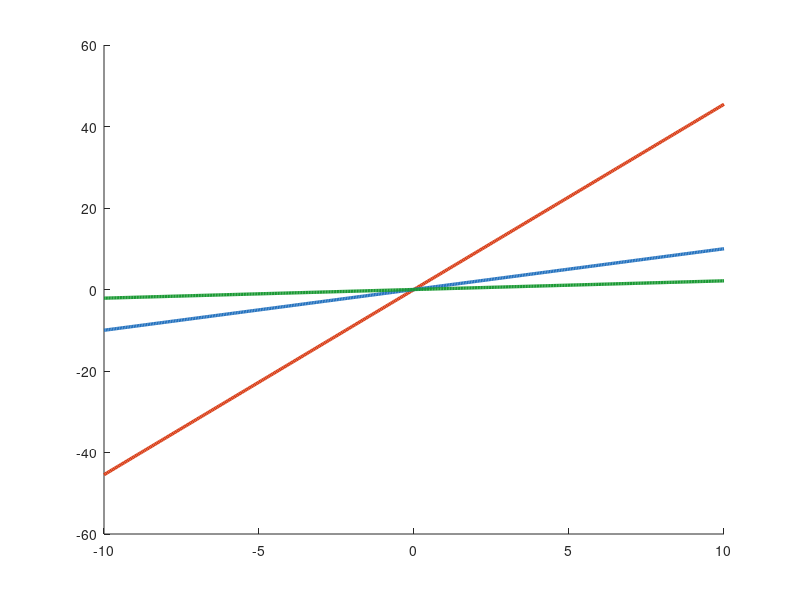

Source code (MATLAB): (Note: this script raises an error after producing the figure.)
%% Chapter 3 配图生成脚本（3.1 基本原理 + 3.2 PN 结）
% 运行此脚本将在 Chapter#3 文件夹中生成对应讲义配图
close all; clearvars; clc;
out = 'E:\AI-Link Group\Chapter#3\';

Vt = 0.02585;   % 热电压 kT/q @ 300K ≈ 25.85 mV，全脚本通用

%% ═══ 图1：电阻的伏安特性（线性元件）═══
V  = -10:0.05:10;
Rs = [220, 1000, 4700];                       % 三个阻值（Ω）
cl = {[0.85 0.25 0.1],[0.15 0.45 0.75],[0.10 0.60 0.20]};

fig = figure('Position',[100 100 760 480],'Color','w'); hold on;
for k = 1:numel(Rs)
    I = V ./ Rs(k) * 1000;                    % 电流（mA）
    plot(V, I, 'Color',cl{k},'LineWidth',2.4, ...
        'DisplayName',sprintf('R = %g \\Omega  （G = %.2f mS）', Rs(k), 1000/Rs(k)));
end
xline(0,'k:','LineWidth',0.8,'Alpha',0.5,'HandleVisibility','off');
yline(0,'k:','LineWidth',0.8,'Alpha',0.5,'HandleVisibility','off');

% 斜率示意（220Ω 那条）
text(6.2, 6.2/220*1000+4, '斜率 = \DeltaI/\DeltaU = 1/R = 电导 G', ...
    'Color',[0.85 0.25 0.1],'FontSize',10.5,'FontWeight','bold');

xlim([-10 10]); ylim([-50 50]);
xlabel('电压 U (V)','FontSize',12); ylabel('电流 I (mA)','FontSize',12);
title('电阻的伏安特性：过原点的直线，斜率 = 1/R（电导）','FontSize',13);
legend('Location','northwest','FontSize',10.5); grid on; box on;
saveas(fig,[out 'fig3_vi_resistor.png']); close(fig);

%% ═══ 图2：本征 / N型 / P型 半导体载流子示意 ═══
rng(3);
fig = figure('Position',[80 80 1040 380],'Color','w');
types = {'本征半导体（纯 Si）','N 型（掺 5 价磷，多子为电子）','P 型（掺 3 价硼，多子为空穴）'};

for s = 1:3
    subplot(1,3,s); hold on;
    rectangle('Position',[0 0 10 8],'EdgeColor',[0.35 0.35 0.35],...
        'LineWidth',1.4,'FaceColor',[0.97 0.97 0.97]);
    axis equal; axis([-0.6 10.6 -1.8 8.8]); axis off;
    title(types{s},'FontSize',11.5);

    % 局部约定：蓝色实心圆=自由电子(-)，红色实心圆=空穴(+)，灰色空心圆=固定离子
    blue = [0.10 0.30 0.85]; bluE = [0.05 0.15 0.5];
    red  = [0.88 0.20 0.15]; reD  = [0.55 0.10 0.08]; gry = [0.55 0.55 0.55];
    switch s
        case 1   % 本征：少量电子-空穴对（数量相等）
            ex = [2.4 5.8 8.1]; ey = [5.4 2.6 6.0];
            hx = [3.4 6.9 4.6]; hy = [3.0 5.4 6.9];
            for i=1:3
                plot(ex(i),ey(i),'o','MarkerSize',20,'MarkerFaceColor',blue,'MarkerEdgeColor',bluE,'LineWidth',1);
                text(ex(i),ey(i),'-','Color','w','FontSize',16,'FontWeight','bold','HorizontalAlignment','center');
                plot(hx(i),hy(i),'o','MarkerSize',20,'MarkerFaceColor',red,'MarkerEdgeColor',reD,'LineWidth',1);
                text(hx(i),hy(i),'+','Color','w','FontSize',14,'FontWeight','bold','HorizontalAlignment','center');
            end
            text(5,-1.2,'蓝点 = 自由电子(-)   红点 = 空穴(+)   数量少且相等','HorizontalAlignment','center','FontSize',9.5);

        case 2   % N型：大量自由电子(蓝)，固定施主正离子(灰环+)
            gx = repmat([1.6 4.0 6.4 8.8],1,2); gy = [2 2 2 2 5.8 5.8 5.8 5.8];
            for i=1:8                          % 固定施主离子（灰环，不可动）
                plot(gx(i)+0.6,gy(i)+0.75,'o','MarkerSize',14,'MarkerFaceColor','w','MarkerEdgeColor',gry,'LineWidth',1.2);
                text(gx(i)+0.6,gy(i)+0.75,'+','Color',gry,'FontSize',10,'FontWeight','bold','HorizontalAlignment','center');
            end
            for i=1:8                          % 自由电子（多子）
                plot(gx(i),gy(i),'o','MarkerSize',20,'MarkerFaceColor',blue,'MarkerEdgeColor',bluE,'LineWidth',1);
                text(gx(i),gy(i),'-','Color','w','FontSize',16,'FontWeight','bold','HorizontalAlignment','center');
            end
            text(5,-1.2,'蓝点 = 自由电子（多子）    灰环 = 固定施主离子(+)','HorizontalAlignment','center','FontSize',9.5);

        case 3   % P型：大量空穴(红)，固定受主负离子(灰环-)
            gx = repmat([1.6 4.0 6.4 8.8],1,2); gy = [2 2 2 2 5.8 5.8 5.8 5.8];
            for i=1:8                          % 固定受主离子（灰环，不可动）
                plot(gx(i)+0.6,gy(i)+0.75,'o','MarkerSize',14,'MarkerFaceColor','w','MarkerEdgeColor',gry,'LineWidth',1.2);
                text(gx(i)+0.6,gy(i)+0.75,'-','Color',gry,'FontSize',13,'FontWeight','bold','HorizontalAlignment','center');
            end
            for i=1:8                          % 空穴（多子）
                plot(gx(i),gy(i),'o','MarkerSize',20,'MarkerFaceColor',red,'MarkerEdgeColor',reD,'LineWidth',1);
                text(gx(i),gy(i),'+','Color','w','FontSize',14,'FontWeight','bold','HorizontalAlignment','center');
            end
            text(5,-1.2,'红点 = 空穴（多子）    灰环 = 固定受主离子(-)','HorizontalAlignment','center','FontSize',9.5);
    end
end
sgtitle('本征半导体与掺杂：掺杂决定多数载流子类型','FontSize',13,'FontWeight','bold');
saveas(fig,[out 'fig3_semiconductor_doping.png']); close(fig);

%% ═══ 图3：PN 结的耗尽层与内建电场 ═══
fig = figure('Position',[100 100 900 600],'Color','w');

% --- 上：结构示意 ---
ax1 = subplot(3,1,[1 2]); hold on;
rectangle('Position',[0 0 4 5],'FaceColor',[0.99 0.86 0.86],'EdgeColor','k','LineWidth',1.2); % P
rectangle('Position',[6 0 4 5],'FaceColor',[0.86 0.91 0.99],'EdgeColor','k','LineWidth',1.2); % N
rectangle('Position',[4 0 2 5],'FaceColor',[0.95 0.95 0.82],'EdgeColor','k','LineWidth',1.2); % 耗尽层

text(2,5.45,'P 区（多子：空穴）','HorizontalAlignment','center','FontSize',11,'FontWeight','bold','Color',[0.7 0.1 0.1]);
text(8,5.45,'N 区（多子：电子）','HorizontalAlignment','center','FontSize',11,'FontWeight','bold','Color',[0.1 0.2 0.7]);
text(5,5.55,'耗尽层','HorizontalAlignment','center','FontSize',10.5,'FontWeight','bold','Color',[0.4 0.35 0]);

% P区空穴、N区电子
for x=[0.7 1.5 2.4 3.2]
    for y=[1.2 2.6 4.0]
        text(x,y,'+','Color',[0.8 0.2 0.15],'FontSize',13,'FontWeight','bold','HorizontalAlignment','center');
    end
end
for x=[6.6 7.4 8.3 9.2]
    for y=[1.2 2.6 4.0]
        text(x,y,'-','Color',[0.15 0.25 0.8],'FontSize',16,'FontWeight','bold','HorizontalAlignment','center');
    end
end
% 耗尽层内：P侧固定负离子(受主)，N侧固定正离子(施主) —— 用灰环表示"不可动"
for y=[1.0 2.3 3.6]
    plot(4.5,y,'o','MarkerSize',13,'MarkerFaceColor','w','MarkerEdgeColor',[0.7 0.1 0.1],'LineWidth',1.3);
    text(4.5,y,'-','Color',[0.7 0.1 0.1],'FontSize',13,'FontWeight','bold','HorizontalAlignment','center');
    plot(5.5,y,'o','MarkerSize',13,'MarkerFaceColor','w','MarkerEdgeColor',[0.1 0.2 0.7],'LineWidth',1.3);
    text(5.5,y,'+','Color',[0.1 0.2 0.7],'FontSize',11,'FontWeight','bold','HorizontalAlignment','center');
end

% 内建电场箭头（由 N 指向 P，即向左）
quiver(5.9,4.4,-1.8,0,0,'Color',[0 0.5 0],'LineWidth',2.6,'MaxHeadSize',2);
text(5.0,4.7,'E_{内建}','Color',[0 0.5 0],'FontSize',12,'FontWeight','bold','HorizontalAlignment','center');

axis([-0.3 10.3 -0.4 6.0]); axis off;
title('PN 结：扩散形成耗尽层，露出的离子建立内建电场','FontSize',12.5);

% --- 下：电势分布 ---
ax2 = subplot(3,1,3); hold on;
x = linspace(0,10,600);
Vbi = 0.7;
phi = Vbi*0.5*(1+tanh((x-5)*1.4));
plot(x,phi,'Color',[0.15 0.45 0.75],'LineWidth',2.4);
area(x(x>=4 & x<=6), phi(x>=4 & x<=6),'FaceColor',[0.95 0.95 0.82],...
    'EdgeColor','none','FaceAlpha',0.8);
yline(Vbi,'k--','LineWidth',1);
text(8.4,Vbi+0.05,sprintf('内建电势 V_{bi} \\approx %.1f V', Vbi),'FontSize',10.5,'Color','k');
text(1.2,0.06,'P 区','FontSize',10); text(8.4,0.06,'N 区','FontSize',10);
xlim([0 10]); ylim([-0.05 0.9]);
xlabel('位置 x','FontSize',11); ylabel('电势 \phi (V)','FontSize',11);
title('结区电势：势垒集中在耗尽层，阻止多子继续扩散','FontSize',11);
grid on;
saveas(fig,[out 'fig3_pn_junction.png']); close(fig);

%% ═══ 图4：正偏 vs 反偏（单向导电性）═══
fig = figure('Position',[100 100 920 420],'Color','w');

% --- 正偏 ---
subplot(1,2,1); hold on;
wd = 0.8;  xc = 5;                                  % 耗尽层变窄
rectangle('Position',[0 0 xc-wd/2 5],'FaceColor',[0.99 0.86 0.86],'EdgeColor','k');
rectangle('Position',[xc+wd/2 0 10-(xc+wd/2) 5],'FaceColor',[0.86 0.91 0.99],'EdgeColor','k');
rectangle('Position',[xc-wd/2 0 wd 5],'FaceColor',[0.95 0.95 0.82],'EdgeColor','k');
text(2,5.4,'P','FontSize',13,'FontWeight','bold','HorizontalAlignment','center','Color',[0.7 0.1 0.1]);
text(8,5.4,'N','FontSize',13,'FontWeight','bold','HorizontalAlignment','center','Color',[0.1 0.2 0.7]);
% 外加电压：P接正、N接负
text(-0.2,2.5,'+','FontSize',20,'FontWeight','bold','Color','r','HorizontalAlignment','center');
text(10.2,2.5,'-','FontSize',24,'FontWeight','bold','Color','b','HorizontalAlignment','center');
% 大电流箭头
quiver(2.5,6.4,4.5,0,0,'Color',[0.1 0.6 0.2],'LineWidth',3,'MaxHeadSize',1.5);
text(5,6.9,'大电流 I（导通）','HorizontalAlignment','center','FontSize',11,'FontWeight','bold','Color',[0.1 0.6 0.2]);
axis([-0.6 10.6 -0.6 7.6]); axis off;
title('正向偏置：外电场抵消内建电场 → 耗尽层变窄 → 导通','FontSize',11);

% --- 反偏 ---
subplot(1,2,2); hold on;
wd = 2.6;  xc = 5;                                  % 耗尽层变宽
rectangle('Position',[0 0 xc-wd/2 5],'FaceColor',[0.99 0.86 0.86],'EdgeColor','k');
rectangle('Position',[xc+wd/2 0 10-(xc+wd/2) 5],'FaceColor',[0.86 0.91 0.99],'EdgeColor','k');
rectangle('Position',[xc-wd/2 0 wd 5],'FaceColor',[0.95 0.95 0.82],'EdgeColor','k');
text(1.8,5.4,'P','FontSize',13,'FontWeight','bold','HorizontalAlignment','center','Color',[0.7 0.1 0.1]);
text(8.2,5.4,'N','FontSize',13,'FontWeight','bold','HorizontalAlignment','center','Color',[0.1 0.2 0.7]);
text(-0.2,2.5,'-','FontSize',24,'FontWeight','bold','Color','b','HorizontalAlignment','center');
text(10.2,2.5,'+','FontSize',20,'FontWeight','bold','Color','r','HorizontalAlignment','center');
quiver(4.4,6.4,1.2,0,0,'Color',[0.6 0.6 0.6],'LineWidth',1,'MaxHeadSize',2,'LineStyle',':');
text(5,6.9,'仅极小漏电流（截止）','HorizontalAlignment','center','FontSize',11,'FontWeight','bold','Color',[0.5 0.5 0.5]);
axis([-0.6 10.6 -0.6 7.6]); axis off;
title('反向偏置：外电场叠加内建电场 → 耗尽层变宽 → 截止','FontSize',11);

sgtitle('PN 结的单向导电性：正偏导通、反偏截止','FontSize',13,'FontWeight','bold');
saveas(fig,[out 'fig3_diode_bias.png']); close(fig);

%% ═══ 图5：二极管伏安特性（Shockley 方程，Si/Ge/Schottky）═══
V = -1.0 : 0.0005 : 1.0;

% 通过调节反向饱和电流 Is 把"开启电压"放在不同位置
Is_si  = 1e-13;  n_si  = 1;     % 硅       ~0.7 V
Is_ge  = 1e-7;   n_ge  = 1;     % 锗       ~0.3 V
Is_sch = 5e-7;   n_sch = 1;     % 肖特基   ~0.2 V

I_si  = Is_si  .* (exp(V./(n_si .*Vt)) - 1) * 1000;   % mA
I_ge  = Is_ge  .* (exp(V./(n_ge .*Vt)) - 1) * 1000;
I_sch = Is_sch .* (exp(V./(n_sch.*Vt)) - 1) * 1000;

fig = figure('Position',[100 100 800 520],'Color','w'); hold on;
plot(V, I_sch,'Color',[0.55 0.35 0.75],'LineWidth',2.4,'DisplayName','肖特基  (V_{th}\approx0.2 V)');
plot(V, I_ge ,'Color',[0.10 0.60 0.20],'LineWidth',2.4,'DisplayName','锗 Ge   (V_{th}\approx0.3 V)');
plot(V, I_si ,'Color',[0.85 0.25 0.10],'LineWidth',2.6,'DisplayName','硅 Si   (V_{th}\approx0.7 V)');

xline(0,'k:','LineWidth',0.8,'Alpha',0.5,'HandleVisibility','off');
yline(0,'k:','LineWidth',0.8,'Alpha',0.5,'HandleVisibility','off');

% 区域标注
text(-0.85,1.6,'反向区：I \approx -I_s（极小，nA~µA 级）',...
    'Color',[0.3 0.3 0.3],'FontSize',10);
text(0.72,16,'正向导通：电流随电压指数上升','Color',[0.85 0.25 0.10],'FontSize',10,...
    'HorizontalAlignment','right');
annotation('textarrow',[0.55 0.66],[0.40 0.30],'String','"膝点"/开启电压','FontSize',10);

xlim([-1.0 1.0]); ylim([-5 20]);
xlabel('电压 U (V)','FontSize',12); ylabel('电流 I (mA)','FontSize',12);
title('二极管伏安特性：I = I_s (e^{U/nV_T} - 1)','FontSize',13);
legend('Location','northwest','FontSize',10.5); grid on; box on;
saveas(fig,[out 'fig3_diode_vi.png']); close(fig);

fprintf('=== gen_figures.m：5 张图已生成，保存在 %s ===\n', out);
